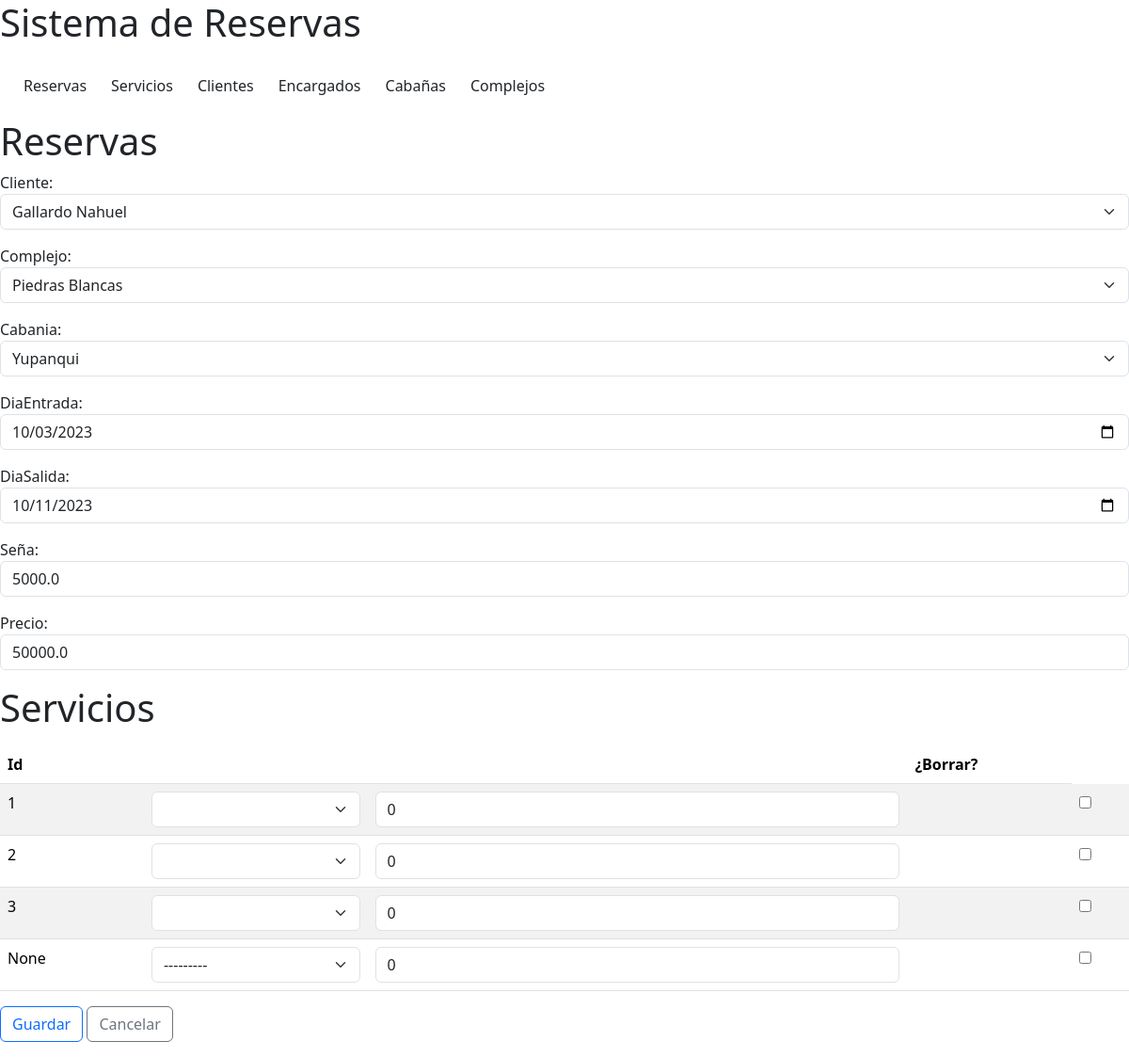
Before: /reservas/reservaModif/1/ with the older database file.
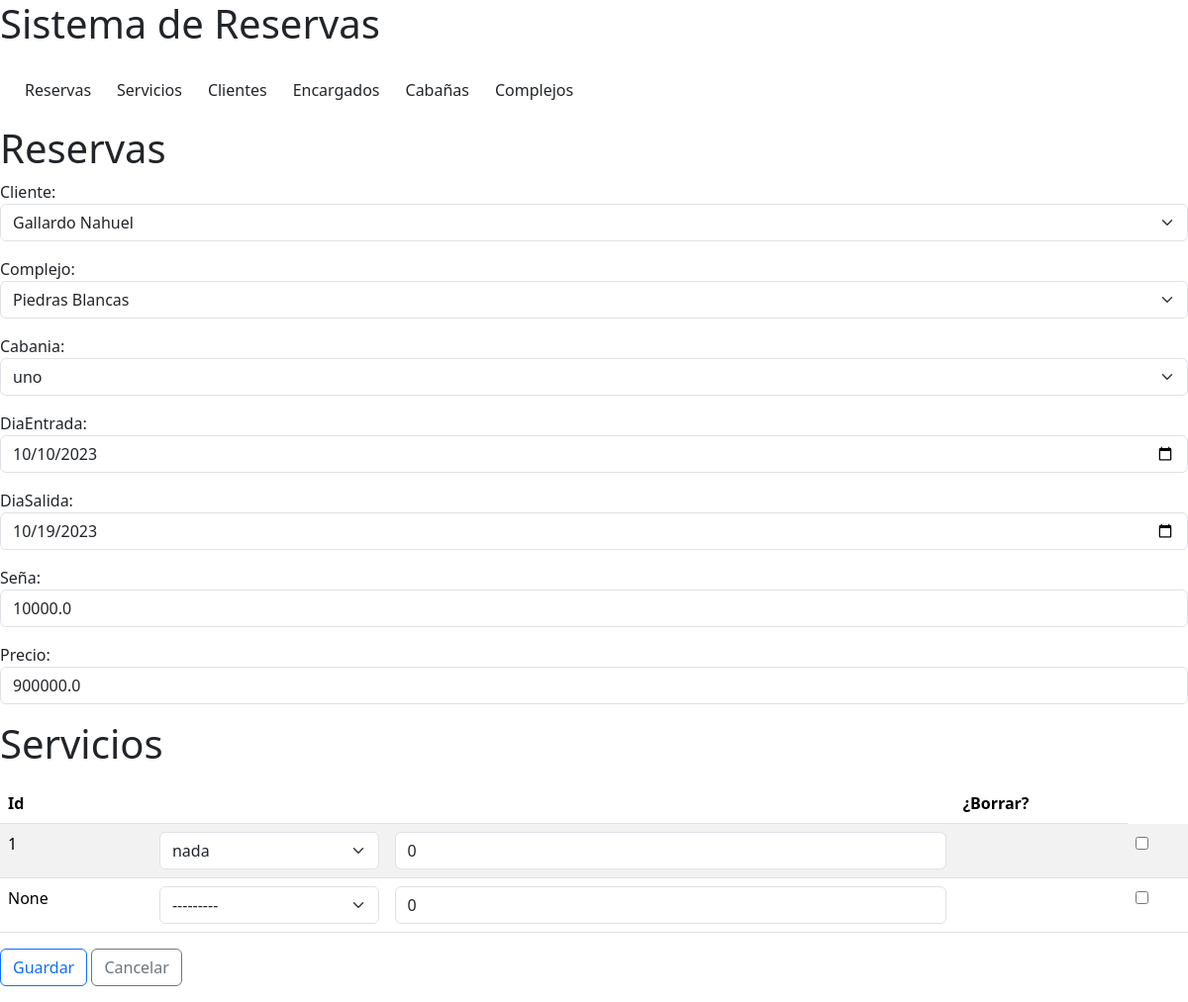
After: the same page with the newer database file.
### reservas/models.py (models this page shows, shortened)
class Reserva(models.Model):
    cliente = models.ForeignKey(Cliente, on_delete=models.CASCADE)
    complejo = models.ForeignKey(Complejo, on_delete=models.CASCADE)
    cabania = models.ForeignKey(Cabania, on_delete=models.CASCADE, default=None)
    diaEntrada = models.DateField()
    diaSalida = models.DateField()
    seña = models.FloatField(default=0, max_length=12)
    precio = models.FloatField(default=0,max_length=12)

### reservas/views.py (the view, shortened to what this page needs)
# urls.py: path('reservas/reservaModif/<int:pk>/', views.modif_reserva.as_view(), name='modif_reserva'),
class modif_reserva(UpdateView):
    model = Reserva
    form_class = formReserva
    template_name = 'form_reserva.html'
    success_url = reverse_lazy('lista_reservas')
    def get_context_data(self, **kwargs):
        context = super().get_context_data(**kwargs)
        if self.request.POST:
            context['formset'] = formReserva.ReservaServicioFormset(self.request.POST, instance=self.object)
        else:
            context['formset'] = formReserva.ReservaServicioFormset(instance=self.object)
        return context

### reservas/forms.py
class formReserva(forms.ModelForm):
    class Meta:
        model = Reserva
        fields = ('cliente', 'complejo', 'cabania', 'diaEntrada', 'diaSalida','seña', 'precio')
        widgets = {
            'cliente': forms.Select(attrs={'class': 'form-select'}),
            'complejo': forms.Select(attrs={'class': 'form-select'}),
            'cabania': forms.Select(attrs={'class': 'form-select'}),
            'diaEntrada': forms.DateInput(attrs={'class': 'form-control','type': 'date'}),
            'diaSalida': forms.DateInput(attrs={'class': 'form-control','type': 'date'}),
            'seña': forms.NumberInput(attrs={'class': 'form-control', 'placeholder': 'Ingrese la Seña'}),
            'precio': forms.NumberInput(attrs={'class': 'form-control', 'placeholder': 'Ingrese el Precio'}),
        }
    ReservaServicioFormset = forms.inlineformset_factory(Reserva, ReservaServicio, form=formReservaServicio, extra=1)

### reservas/models.py (called while the page is built)
    def __str__(self):
        return self.apellido_nombre

    def __str__(self):
        return self.nombre

    def __str__(self):
        return self.nombre

    def __str__(self):
        return self.nombre

### reservas/templates/form_reserva.html (shortened to what this page needs)
{% include 'navbar.html' %}
{% load static %}
{% block content %}
<div class="row">
    <h1 class="titulo">Reservas</h1>
    <form method="post" enctype="multipart/form-data">
        {{form.as_p}}
        <h6 class="display-6 my-3">Servicios</h6>
        <table class="table table-striped table-hover">
            <thead class="bg-dark text-light">
                <th>Id</th>
                <th></th><th></th><th></th>
                <th>¿Borrar?</th>
            </thead>
            <tbody>
            {% for form in formset %}
            <tr>
                <td>{{ form.id.value }}</td>
                {% for field in form %}
                    <td>{{ field }}</td>
                {% endfor %}
            </tr>
            {% endfor %}
            </tbody>
        </table>
        <button class="btn btn-outline-primary mb-3" type="submit">Guardar</button>
        <a class="btn btn-outline-secondary mb-3" href="{% url 'lista_reservas' %}">Cancelar</a>
    </form>
</div>
{% endblock %}

Changed rows visible on the page:
changed Reserva "Gallardo Nahuel": cabania "Yupanqui" → "uno"; diaEntrada "10/03/2023" → "10/10/2023"; diaSalida "10/11/2023" → "10/19/2023"; seña "5000.0" → "10000.0"; precio "50000.0" → "900000.0"
Other visible differences:
form field field: (not shown) → "nada"
list line gone: "--------- 0 ☐"
new list line: "--------- 0 ☐"
list line gone: "2  0 ☐"
list line gone: "3  0 ☐"
